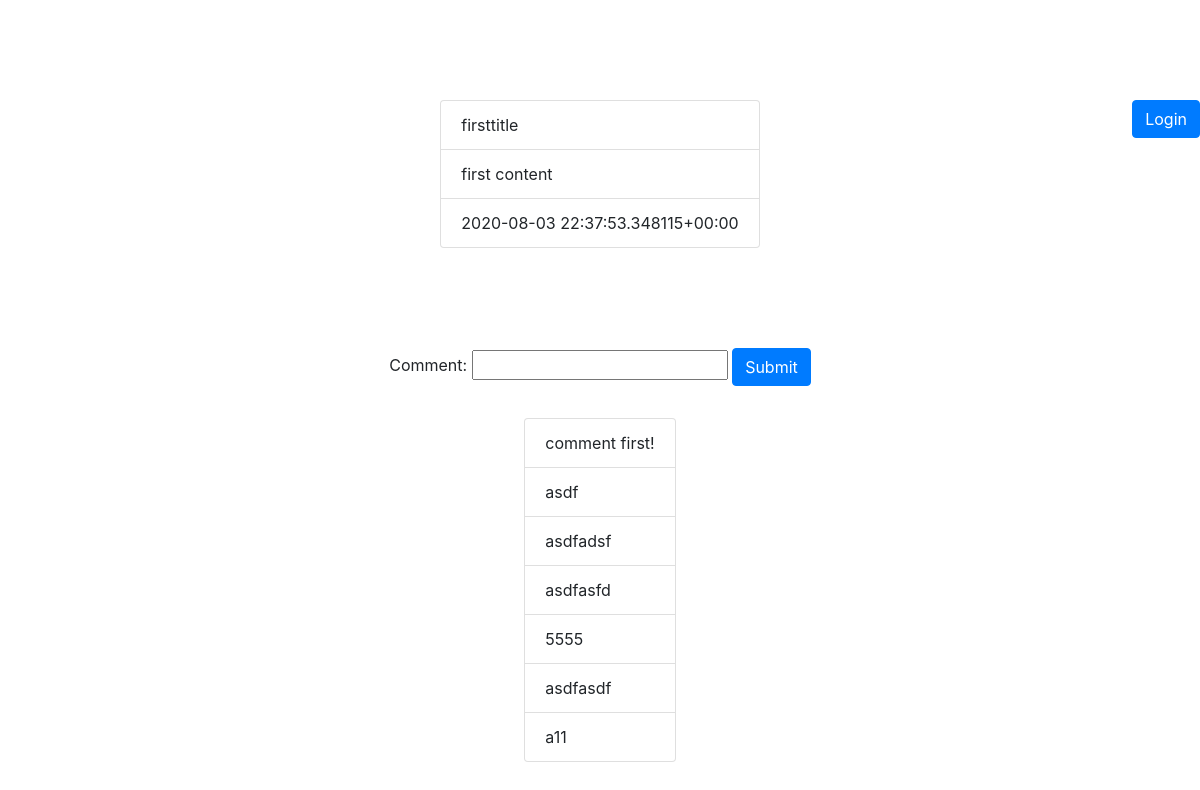
The app's page /dashboard/1/ with its own data.
### dashboard/models.py (models this page shows, shortened)
class Item(models.Model):
    id = models.AutoField(primary_key=True)
    title       = models.CharField(max_length = 20)
    contents    = models.CharField(max_length = 20)
    author = models.CharField(max_length=20)

class Comment(models.Model):
    item = models.ForeignKey(Item,on_delete=models.CASCADE)
    comment =  models.CharField(max_length=200)
    author = models.CharField(max_length=20)

### dashboard/views.py (the view)
# urls.py: path('<int:itemId>/',views.detail,name='detail'),
def detail(request,itemId):
    if request.method == 'POST':
        commentsForm = CommentsForm(request.POST)
        comments = Comment(item_id=itemId,comment=commentsForm.data['comment'],author=request.user)
        comments.save()
        return HttpResponseRedirect("/dashboard/"+str(itemId))
    item = get_object_or_404(Item,pk=itemId)
    return render(request,'dashboard/detail.html',context={'item':item,'comments':item.comment_set.all()})

### dashboard/templates/dashboard/detail.html (shortened to what this page needs)
{% extends 'base.html' %}
{% load bootstrap4 %}
{% block content %}
<div class="row justify-content-md-center" style="margin-top: 100px;">
    <ul class="list-group">
        <li class="list-group-item">{{ item.title }}</li>
        <li class="list-group-item">{{ item.contents }}</li>
        <li class="list-group-item">{{ item.author }}</li>
    </ul>
</div>
<div class="row justify-content-md-center" style="margin-top: 100px;">
    <form action="{% url 'dashboard:detail' item.id%}" method="POST">
        <div class="form-group">
            <label for="comment">Comment:</label>
            <input id="comment" name="comment"></input>
            <button type="submit" class="btn btn-primary">Submit</button>
        </div>
    </form>
</div>
<div class="center">
    <ul class="list-group">
        {% for comment in comments%}
        <li class="list-group-item">{{ comment.comment }}</li>
        {% endfor %}
    </ul>
</div>
{% endblock %}

### static/css/index.css (style rules this page uses)
.center { display: flex; flex-wrap: wrap; justify-content: center; align-items: center; }

### records on screen
Item: title "firsttitle", contents "first content", author "2020-08-03 22:37:53.348115+00:00"
Comment: comment "comment first!"
Comment: comment "asdf"
Comment: comment "asdfadsf"
Comment: comment "asdfasfd"
Comment: comment "5555"
Comment: comment "asdfasdf"
Comment: comment "a11"
